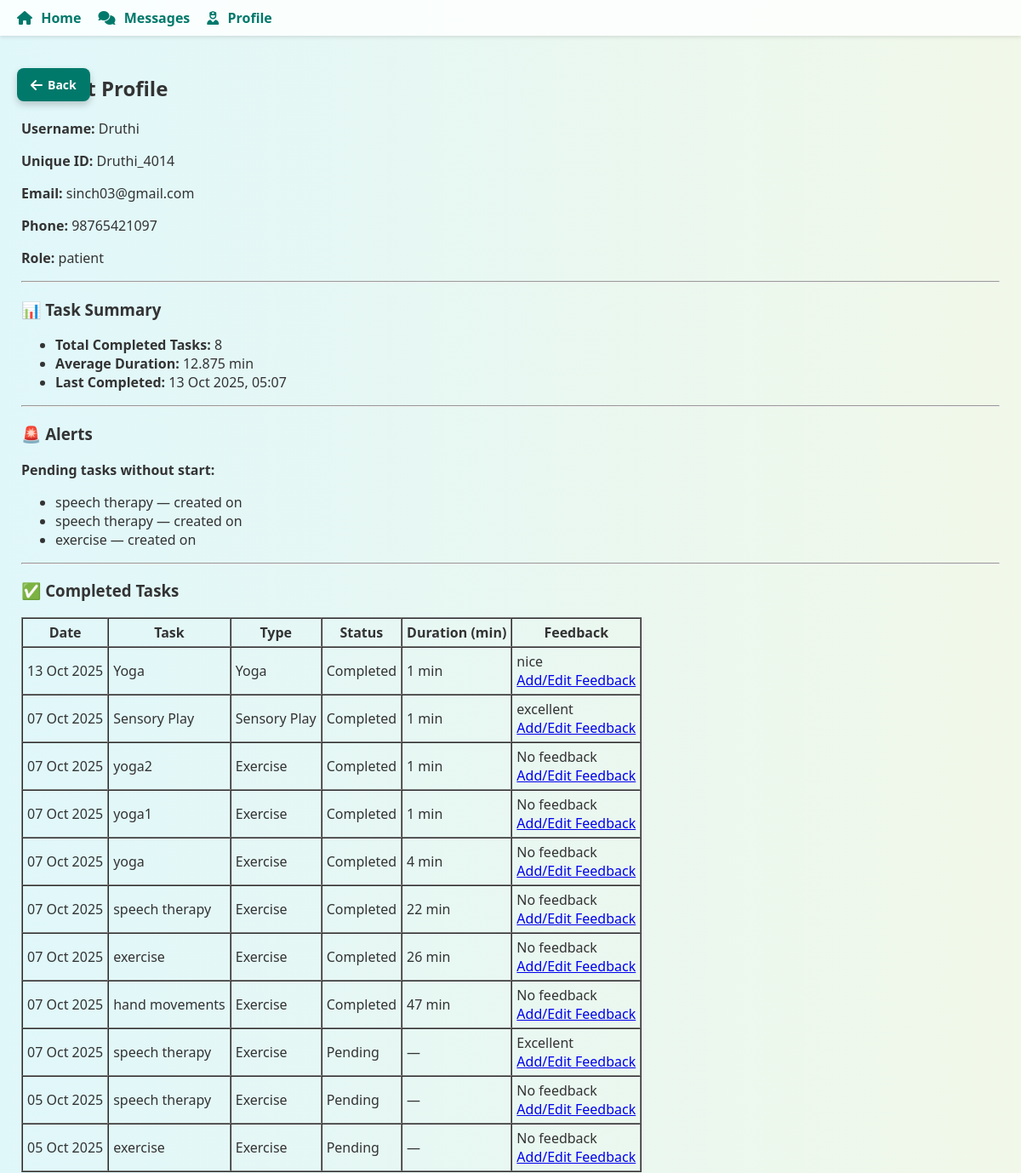
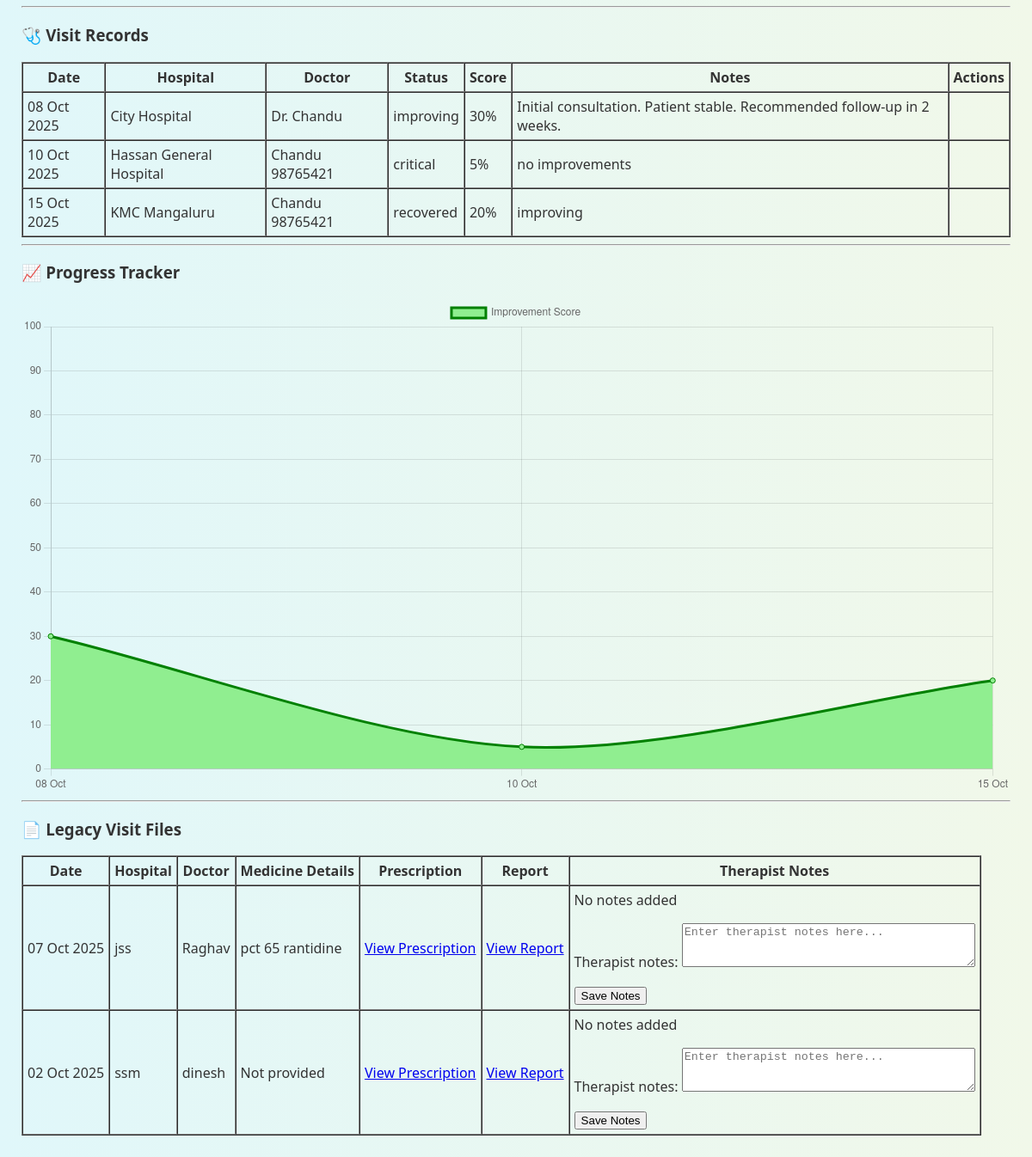
The page /patient/Druthi_4014/ (signed in) on the database its author committed (2 pictures, top to bottom).
### core/models.py (models this page shows, shortened)
class User(AbstractUser):
    ROLE_CHOICES = (
        ('patient', 'Patient'),
        ('doctor', 'Doctor'),
        ('therapist', 'Therapist'),
    )
    role = models.CharField(max_length=10, choices=ROLE_CHOICES)
    unique_id = models.CharField(max_length=20, blank=True, null=True, unique=True)
    phone = models.CharField(max_length=15, blank=True)
    profile_photo = models.ImageField(upload_to='profile_photos/', blank=True, null=True)
    date_of_birth = models.DateField(blank=True, null=True)
    location = models.CharField(max_length=100, blank=True)

class PatientTask(models.Model):
    STATUS_CHOICES = [
        ('pending', 'Pending'),
        ('in_progress', 'In Progress'),
        ('completed', 'Completed'),
    ]
    TASK_TYPE_CHOICES = [
        ('adaptive_sports', 'Adaptive Sports'),
        ('creative_arts', 'Creative Arts'),
        ('music_therapy', 'Music Therapy'),
        ('speech_therapy', 'Speech Therapy'),
        ('exercise', 'Exercise'),
        ('yoga', 'Yoga'),
        ('sensory_play', 'Sensory Play'),
        ('social_skills', 'Social Skills Training'),
        ('language_learning', 'Language Learning'),
        ('gardening', 'Gardening'),
    ]
    patient = models.ForeignKey(
        settings.AUTH_USER_MODEL,
        on_delete=models.CASCADE,
        limit_choices_to={'role': 'patient'}
    )
    task_name = models.CharField(max_length=255)
    task_type = models.CharField(max_length=30, choices=TASK_TYPE_CHOICES, default='exercise')
    started_at = models.DateTimeField(blank=True, null=True)
    duration_minutes = models.PositiveIntegerField(blank=True, null=True)
    completed_at = models.DateTimeField(blank=True, null=True)
    status = models.CharField(max_length=20, choices=STATUS_CHOICES, default='pending')
    feedback = models.TextField(blank=True)

class VisitRecord(models.Model):
    patient = models.ForeignKey(settings.AUTH_USER_MODEL, on_delete=models.CASCADE, related_name='visits')
    doctor = models.ForeignKey(settings.AUTH_USER_MODEL, on_delete=models.CASCADE, related_name='doctor_visits')
    visit_date = models.DateField(default=timezone.now)
    hospital_name = models.CharField(max_length=100)
    doctor_name = models.CharField(max_length=100)
    current_status = models.CharField(
        max_length=100,
        choices=[
            ('stable', 'Stable'),
            ('improving', 'Improving'),
            ('critical', 'Critical'),
            ('recovered', 'Recovered'),
        ]
    )
    improvement_score = models.PositiveIntegerField(default=0)
    doctor_notes = models.TextField(blank=True, null=True)
    prescription_file = models.FileField(upload_to='prescriptions/', blank=True, null=True)
    report_file = models.FileField(upload_to='reports/', blank=True, null=True)
    summary = models.TextField(blank=True, null=True)

class PatientVisit(models.Model):
    patient = models.ForeignKey(
        settings.AUTH_USER_MODEL,
        on_delete=models.CASCADE,
        limit_choices_to={'role': 'patient'}
    )
    doctor = models.ForeignKey(
        settings.AUTH_USER_MODEL,
        on_delete=models.CASCADE,
        limit_choices_to={'role': 'doctor'},
        related_name='visits_as_doctor',
        default=12
    )
    visit_date = models.DateField()
    hospital_name = models.CharField(max_length=100)
    doctor_name = models.CharField(max_length=100)
    report_file = models.FileField(upload_to='reports/', blank=True, null=True)
    prescription_file = models.FileField(upload_to='prescriptions/', blank=True, null=True)
    medicine_details = models.TextField(blank=True)
    therapist_notes = models.TextField(blank=True)

### core/views.py (the view)
# urls.py: path('patient/<str:unique_id>/', views.view_patient_profile, name='view_patient_profile'),
@login_required
def view_patient_profile(request, unique_id):
    if request.user.role not in ['doctor', 'therapist']:
        messages.error(request, "Access denied.")
        return redirect('login')
    patient = get_object_or_404(User, unique_id=unique_id, role='patient')
    tasks = PatientTask.objects.filter(patient=patient).order_by('-completed_at')
    visits = PatientVisit.objects.filter(patient=patient).order_by('-visit_date')
    visit_records = VisitRecord.objects.filter(patient=patient).order_by('visit_date')
    notes_forms = {visit.id: TherapistNotesForm(instance=visit) for visit in visits}
    completed_tasks = tasks.filter(status='completed')
    task_stats = completed_tasks.aggregate(
        total=Count('id'),
        avg_duration=Avg('duration_minutes'),
        last_completed=Max('completed_at')
    )
    long_tasks = tasks.filter(
        status='in_progress',
        started_at__lt=timezone.now() - timedelta(minutes=60)
    )
    missed_tasks = tasks.filter(
        status='pending',
        started_at__isnull=True
    )
    chart_dates = [v.visit_date.strftime('%d %b') for v in visit_records]
    chart_scores = [v.improvement_score for v in visit_records]
    return render(request, 'core/view_patient_profile.html', {
        'patient': patient,
        'tasks': tasks,
        'visits': visits,
        'visit_records': visit_records,
        'notes_forms': notes_forms,
        'task_stats': task_stats,
        'long_tasks': long_tasks,
        'missed_tasks': missed_tasks,
        'chart_dates': chart_dates,
        'chart_scores': chart_scores,
    })

### core/templatetags/custom_tags.py (called while the page is built)
@register.filter
def get_item(dictionary, key):
    return dictionary.get(key)

### core/templates/core/view_patient_profile.html (shortened to what this page needs)
{% extends 'core/base.html' %}
{% load custom_tags %}
{% block content %}
<h2>Patient Profile</h2>
{% if patient %}
<p><strong>Username:</strong> {{ patient.username }}</p>
<p><strong>Unique ID:</strong> {{ patient.unique_id }}</p>
<p><strong>Email:</strong> {{ patient.email }}</p>
<p><strong>Phone:</strong> {{ patient.last_name }}</p>
<p><strong>Role:</strong> {{ patient.role }}</p>
<hr>
<h3>📊 Task Summary</h3>
<ul>
    <li><strong>Total Completed Tasks:</strong> {{ task_stats.total|default:"0" }}</li>
    <li><strong>Average Duration:</strong> {{ task_stats.avg_duration|default:"—" }} min</li>
    <li><strong>Last Completed:</strong> {{ task_stats.last_completed|date:"d M Y, H:i" }}</li>
</ul>
{% if user.role == 'therapist' %}
<hr>
<h3>🚨 Alerts</h3>
{% if missed_tasks %}
<p><strong>Pending tasks without start:</strong></p>
<ul>
    {% for task in missed_tasks %}
    <li>{{ task.task_name }} — created on {{ task.created_at|date:"d M Y" }}</li>
    {% endfor %}
</ul>
{% endif %}
{% endif %}
<hr>
<h3>✅ Completed Tasks</h3>
<table border="1" cellpadding="5" cellspacing="0">
    <thead>
        <tr>
            <th>Date</th>
            <th>Task</th>
            <th>Type</th>
            <th>Status</th>
            <th>Duration (min)</th>
            <th>Feedback</th>
        </tr>
    </thead>
    <tbody>
        {% for task in tasks %}
        <tr>
            <td>{% if task.completed_at %}{{ task.completed_at|date:"d M Y" }}{% else %}—{% endif %}</td>
            <td>{{ task.task_name }}</td>
            <td>{{ task.get_task_type_display }}</td>
            <td>{{ task.status|title }}</td>
            <td>
                {% if task.status == 'completed' %}
                    {{ task.duration_minutes }} min
                {% elif task.status == 'in_progress' %}
                    In Progress
                {% else %}
                    —
                {% endif %}
            </td>
            <td>
                {{ task.feedback|default:"No feedback" }}
                {% if user.role == 'therapist' %}
                    <br><a href="{% url 'add_feedback' task.id %}">Add/Edit Feedback</a>
                {% endif %}
            </td>
        </tr>
        {% empty %}
        <tr><td colspan="6">No tasks found.</td></tr>
        {% endfor %}
    </tbody>
</table>
<hr>
<h3>🩺 Visit Records</h3>
{% if visit_records %}
<table border="1" cellpadding="5" cellspacing="0">
    <thead>
        <tr>
            <th>Date</th>
            <th>Hospital</th>
            <th>Doctor</th>
            <th>Status</th>
            <th>Score</th>
            <th>Notes</th>
            <th>Actions</th>
        </tr>
    </thead>
    <tbody>
        {% for visit in visit_records %}
        <tr>
            <td>{{ visit.visit_date|date:"d M Y" }}</td>
            <td>{{ visit.hospital_name }}</td>
            <td>{{ visit.doctor_name }}</td>
            <td>{{ visit.current_status }}</td>
            <td>{{ visit.improvement_score }}%</td>
            <td>{{ visit.doctor_notes|default:"No notes yet" }}</td>
            <td>
            </td>
        </tr>
        {% endfor %}
    </tbody>
</table>
{% else %}
<p>No visit records found.</p>
{% endif %}
<hr>
<h3>📈 Progress Tracker</h3>
{% if chart_scores %}
<canvas id="progressChart" width="600" height="300"></canvas>
<script>
    const labels = {{ chart_dates|safe }};
    const scores = {{ chart_scores|safe }};
    const data = {
        labels: labels,
        datasets: [{
            label: 'Improvement Score',
            data: scores,
            borderColor: 'green',
            backgroundColor: 'lightgreen',
            fill: true,
            tension: 0.3
        }]
    };
    const config = {
        type: 'line',
        data: data,
        options: {
            scales: {
                y: {
                    beginAtZero: true,
                    max: 100
                }
            }
        }
    };
    new Chart(document.getElementById('progressChart'), config);
</script>
{% else %}
<p>No progress data available yet.</p>
{% endif %}
<hr>
<h3>📄 Legacy Visit Files</h3>
<table border="1" cellpadding="5" cellspacing="0">
    <thead>
        <tr>
            <th>Date</th>
            <th>Hospital</th>
            <th>Doctor</th>
            <th>Medicine Details</th>
            <th>Prescription</th>
            <th>Report</th>
            <th>Therapist Notes</th>
        </tr>
    </thead>
    <tbody>
        {% for visit in visits %}
        <tr>
            <td>{{ visit.visit_date|date:"d M Y" }}</td>
            <td>{{ visit.hospital_name }}</td>
            <td>{{ visit.doctor_name }}</td>
            <td>{{ visit.medicine_details|default:"Not provided" }}</td>
            <td>
                {% if visit.prescription_file %}
                    <a href="{{ visit.prescription_file.url }}" target="_blank">View Prescription</a>
                {% else %}
                    No prescription uploaded
                {% endif %}
            </td>
            <td>
                {% if visit.report_file %}
                    <a href="{{ visit.report_file.url }}" target="_blank">View Report</a>
                {% else %}
                    No report uploaded
                {% endif %}
            </td>
            <td>
                {{ visit.therapist_notes|default:"No notes added" }}
                {% if user.role == 'therapist' %}
                <form method="post" action="{% url 'add_therapist_notes_inline' visit.id %}">
                    {% with form=notes_forms|get_item:visit.id %}
                        {% if form %}
                            {{ form.as_p }}
                            <button type="submit">Save Notes</button>
                        {% endif %}
                    {% endwith %}
                </form>
                {% endif %}
            </td>
        </tr>
        {% empty %}
        <tr><td colspan="7">No legacy visit records found.</td></tr>
        {% endfor %}
    </tbody>
</table>
{% else %}
<p>No patient data available.</p>
{% endif %}
{% endblock %}

### rows shown on the page
User: username "Druthi", unique_id "Druthi_4014", email "sinch03@gmail.com", last_name "98765421097", role "patient"
PatientTask: task_name "speech therapy", completed_at "07 Oct 2025", task_type "Exercise", status "Pending", feedback "Excellent"
PatientTask: task_name "speech therapy", completed_at "05 Oct 2025", task_type "Exercise", status "Pending", feedback "No feedback"
PatientTask: task_name "exercise", completed_at "05 Oct 2025", task_type "Exercise", status "Pending", feedback "No feedback"
PatientTask: completed_at "13 Oct 2025", task_name "Yoga", task_type "Yoga", status "Completed", duration_minutes "1", feedback "nice"
PatientTask: completed_at "07 Oct 2025", task_name "Sensory Play", task_type "Sensory Play", status "Completed", duration_minutes "1", feedback "excellent"
PatientTask: completed_at "07 Oct 2025", task_name "yoga2", task_type "Exercise", status "Completed", duration_minutes "1", feedback "No feedback"
PatientTask: completed_at "07 Oct 2025", task_name "yoga1", task_type "Exercise", status "Completed", duration_minutes "1", feedback "No feedback"
PatientTask: completed_at "07 Oct 2025", task_name "yoga", task_type "Exercise", status "Completed", duration_minutes "4", feedback "No feedback"
PatientTask: completed_at "07 Oct 2025", task_name "speech therapy", task_type "Exercise", status "Completed", duration_minutes "22", feedback "No feedback"
PatientTask: completed_at "07 Oct 2025", task_name "exercise", task_type "Exercise", status "Completed", duration_minutes "26", feedback "No feedback"
PatientTask: completed_at "07 Oct 2025", task_name "hand movements", task_type "Exercise", status "Completed", duration_minutes "47", feedback "No feedback"
VisitRecord: visit_date "08 Oct 2025", hospital_name "City Hospital", doctor_name "Dr. Chandu", current_status "improving", improvement_score "30", doctor_notes "Initial consultation. Patient stable. Recommended follow-up in 2 weeks."
VisitRecord: visit_date "10 Oct 2025", hospital_name "Hassan General Hospital", doctor_name "Chandu 98765421", current_status "critical", improvement_score "5", doctor_notes "no improvements"
VisitRecord: visit_date "15 Oct 2025", hospital_name "KMC Mangaluru", doctor_name "Chandu 98765421", current_status "recovered", improvement_score "20", doctor_notes "improving"
PatientVisit: visit_date "07 Oct 2025", hospital_name "jss", doctor_name "Raghav", medicine_details "pct 65 rantidine", therapist_notes "No notes added"
PatientVisit: visit_date "02 Oct 2025", hospital_name "ssm", doctor_name "dinesh", medicine_details "Not provided", therapist_notes "No notes added"

### other values the page prints
{{ task_stats.total|default:"0" }} "8"
{{ task_stats.avg_duration|default:"—" }} "12.875"
{{ task_stats.last_completed|date:"d M Y, H:i" }} "13 Oct 2025, 05:07"
chart data {{ chart_scores|safe }} [30, 5, 20]
